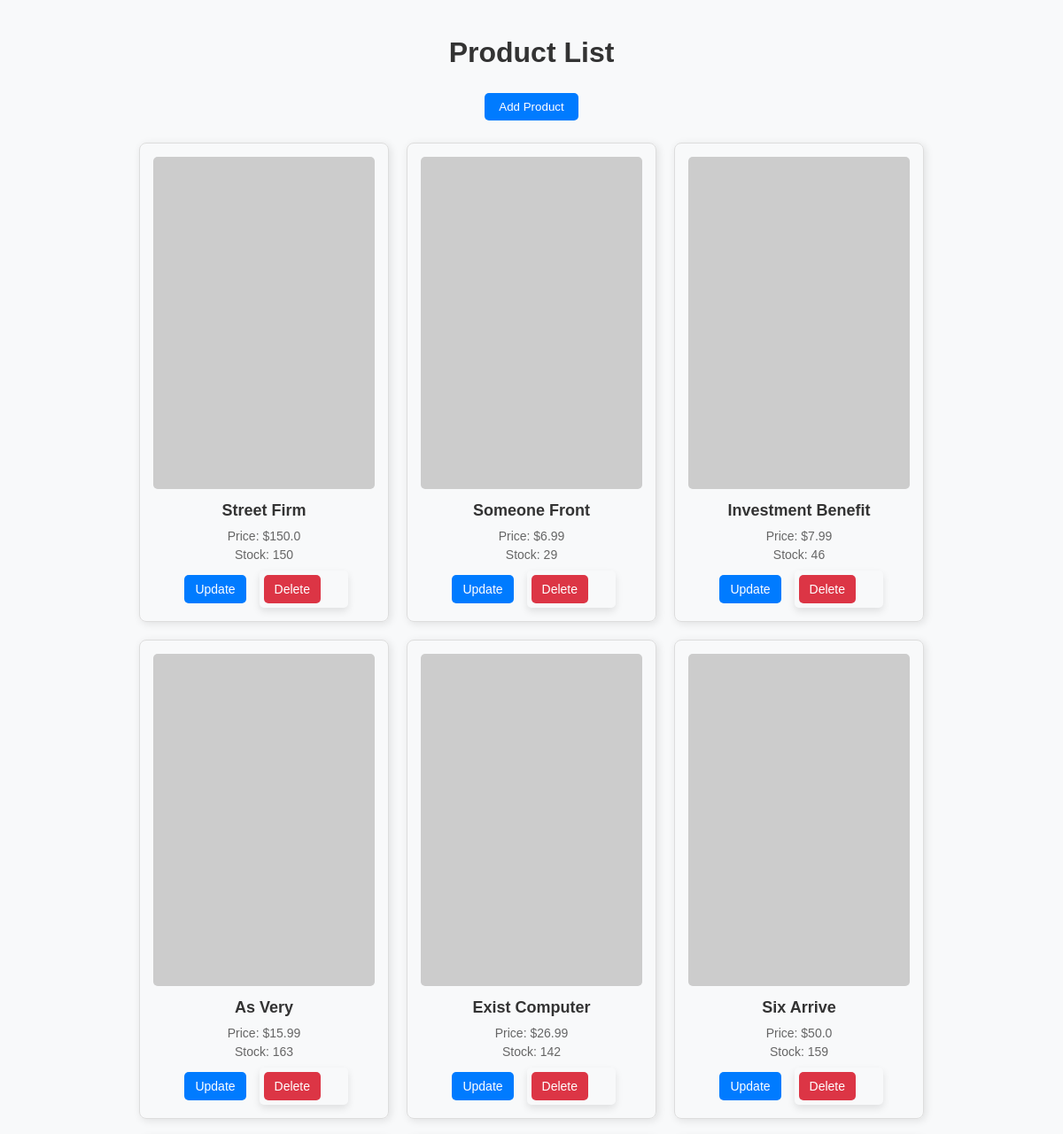
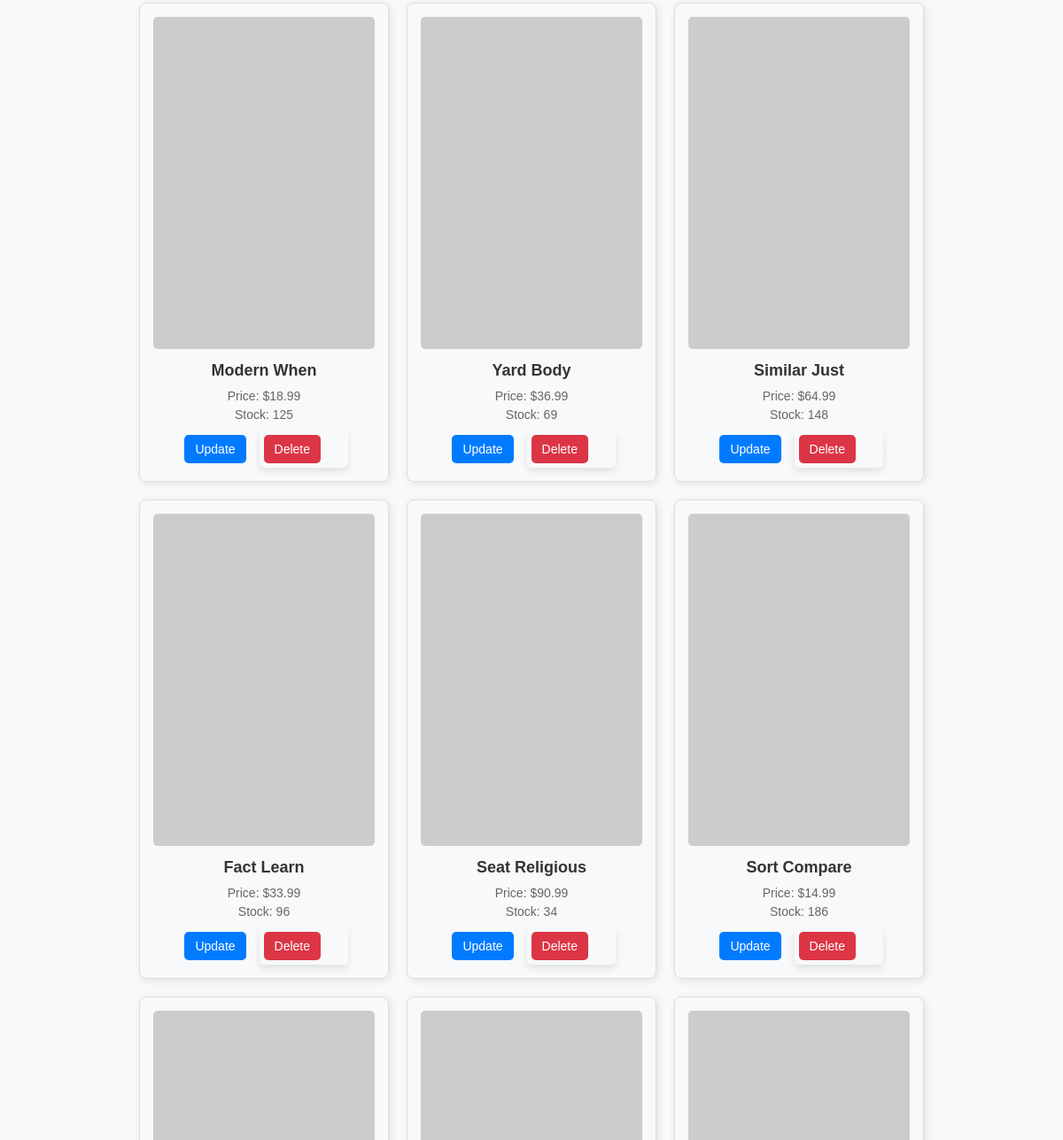
/home_admin (signed in, upper part), run on an earlier commit of the app's database (2 pictures, top to bottom).
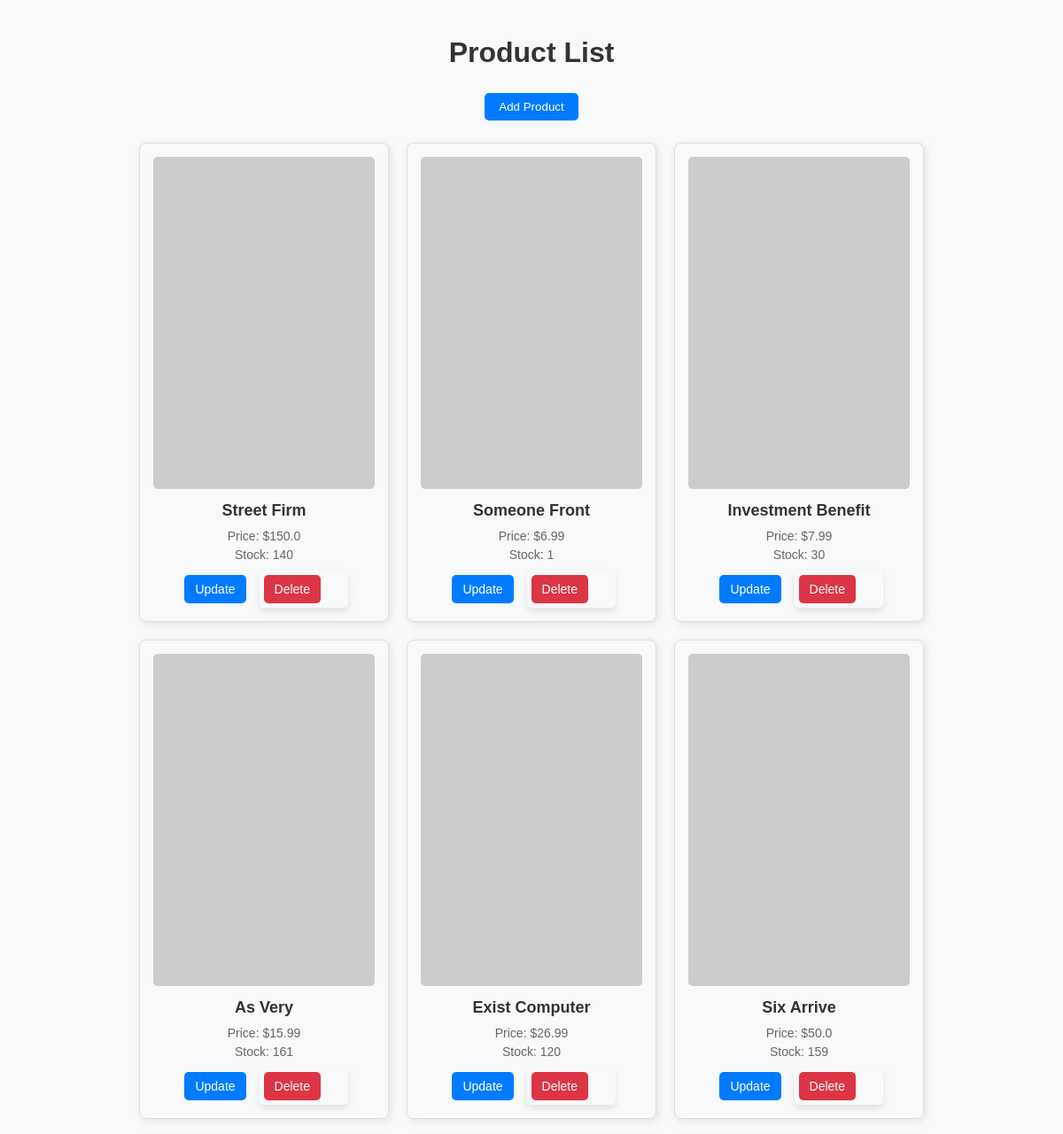
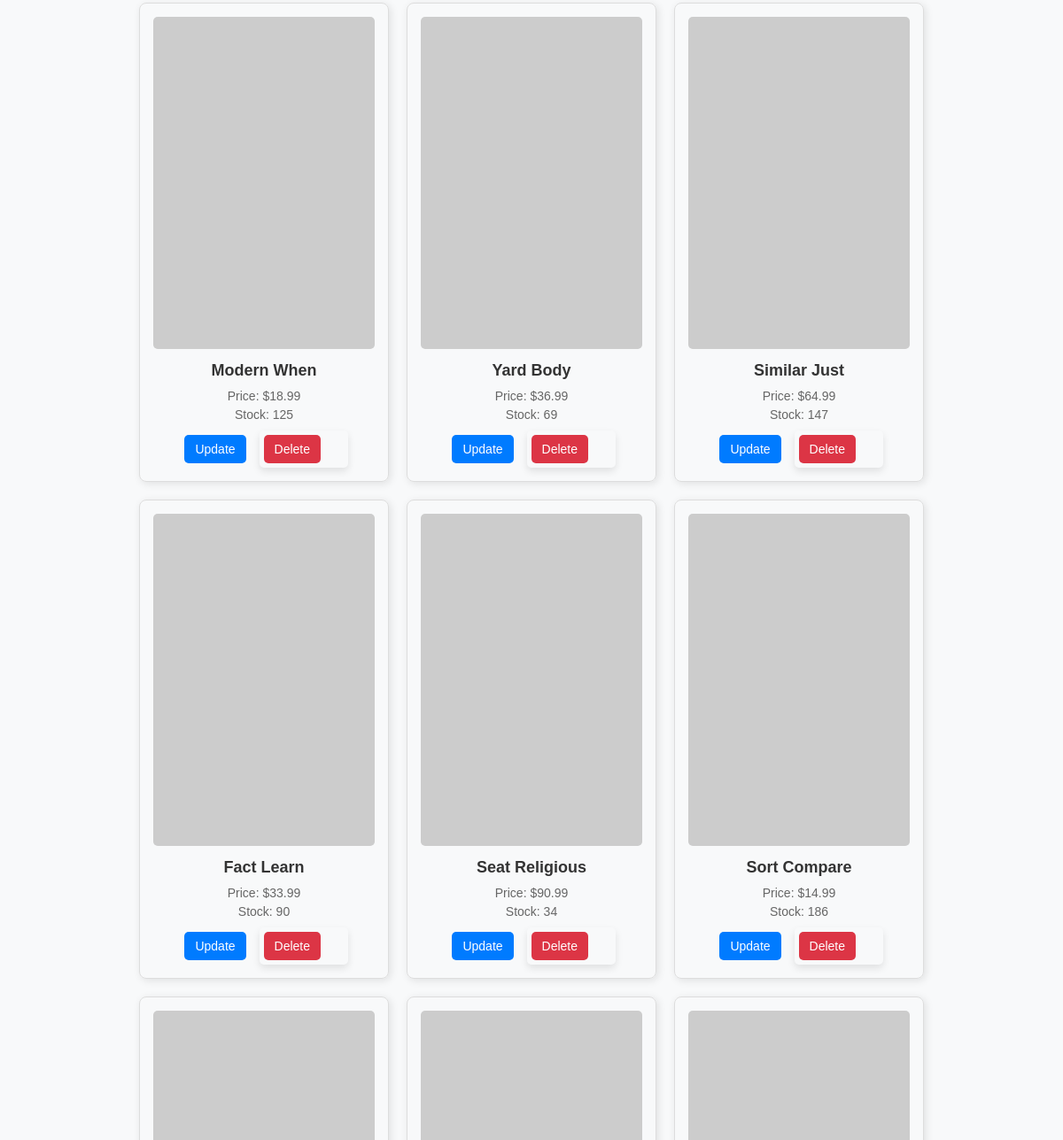
And on a later commit of the database (2 pictures, top to bottom).
### tables this page shows
CREATE TABLE products (
            id INTEGER PRIMARY KEY,
            name TEXT NOT NULL,
            price REAL NOT NULL,
            stock INTEGER NOT NULL,
            image_url TEXT
        );

### app.py (the view)
@app.route("/home_admin")
@login_required
def index_admin():
    conn = get_db()
    products = conn.execute("SELECT * FROM products").fetchall()
    conn.close()
    return render_template("home_admin.html", products=products)

### app.py (called while the page is built)
@login_manager.user_loader
def load_user(user_id):
    conn = get_db()
    user = conn.execute("SELECT * FROM users WHERE id = ?", (user_id,)).fetchone()
    conn.close()
    if user:
        return User(
            user["id"],
            user["FirstName"],
            user["LastName"],
            user["Email"],
            user["phoneNum"],
            user["password"],
            user["is_admin"],
        )
    return None  # Explicitly return None if the user is not found

def get_db():
    conn = sqlite3.connect("database.db")  # Ensure this is your actual DB file
    conn.row_factory = sqlite3.Row  # Enable dictionary-like access
    return conn

### templates/home_admin.html (shortened to what this page needs)
<!DOCTYPE html>
<html lang="en">
<head>
    <link rel="stylesheet" href="{{ url_for('static', filename='styles.css') }}">
</head>
<body>
    <h1>Product List</h1>
    <a href="{{ url_for('add_product') }}"><button>Add Product</button></a>
    <div class="product-container">
        {% for product in products %}
        <div class="product-card">
            <img src="{{ product.image_url }}" alt="{{ product.name }}">
            <h3>{{ product.name }}</h3>
            <p>Price: ${{ product.price }}</p>
            <p>Stock: {{ product.stock }}</p>
            <div class="product-actions">
                <a href="{{ url_for('update_product', product_id=product.id) }}">
                    <button class="update-btn">Update</button>
                </a>
                <form action="{{ url_for('delete_product', product_id=product.id) }}" method="POST" class="delete-form">
                    <button type="submit" class="delete-btn" onclick="return confirm('Are you sure you want to delete this product?')">Delete</button>
                </form>
            </div>
        </div>
        {% endfor %}
    </div>
</body>
</html>

### static/styles.css (style rules this page uses)
body { font-family: Arial, sans-serif; background-color: #f8f9fa; margin: 0; padding: 20px; text-align: center; }
h1, h2 { color: #333; }
a { text-decoration: none; color: white; }
.product-container { display: flex; flex-wrap: wrap; justify-content: center; gap: 20px; padding: 20px; }
.product-card { width: 250px; padding: 15px; border: 1px solid #ddd; border-radius: 8px; box-shadow: 2px 2px 10px rgba(0, 0, 0, 0.1); text-align: center; }
.product-card img { width: 100%; height: auto; border-radius: 5px; }
.product-card h3 { margin: 10px 0; font-size: 18px; color: #333; }
.product-card p { margin: 5px 0; color: #666; font-size: 14px; }
button { background-color: #007bff; color: white; border: none; padding: 8px 16px; margin: 5px; cursor: pointer; border-radius: 5px; transition: 0.3s; }
form { width: 40%; margin: 20px auto; background: white; padding: 20px; border-radius: 5px; box-shadow: 0px 4px 8px rgba(0, 0, 0, 0.1); text-align: left; }
.product-actions { display: flex; justify-content: center; align-items: center; gap: 10px; margin-top: 10px; }
.delete-form { display: inline; margin: 0; padding: 0; border: none; background: none; }
.update-btn, .delete-btn { background-color: #007bff; color: white; border: none; padding: 8px 12px; cursor: pointer; border-radius: 5px; transition: 0.3s; font-size: 14px; display: inline-block; }
.delete-btn { background-color: #dc3545; }

What changed in the data, as far as the page shows it:
changed products "Street Firm": stock "150" → "140"
changed products "Someone Front": stock "29" → "1"
changed products "Investment Benefit": stock "46" → "30"
changed products "As Very": stock "163" → "161"
changed products "Exist Computer": stock "142" → "120"
changed products "Similar Just": stock "148" → "147"
changed products "Fact Learn": stock "96" → "90"
